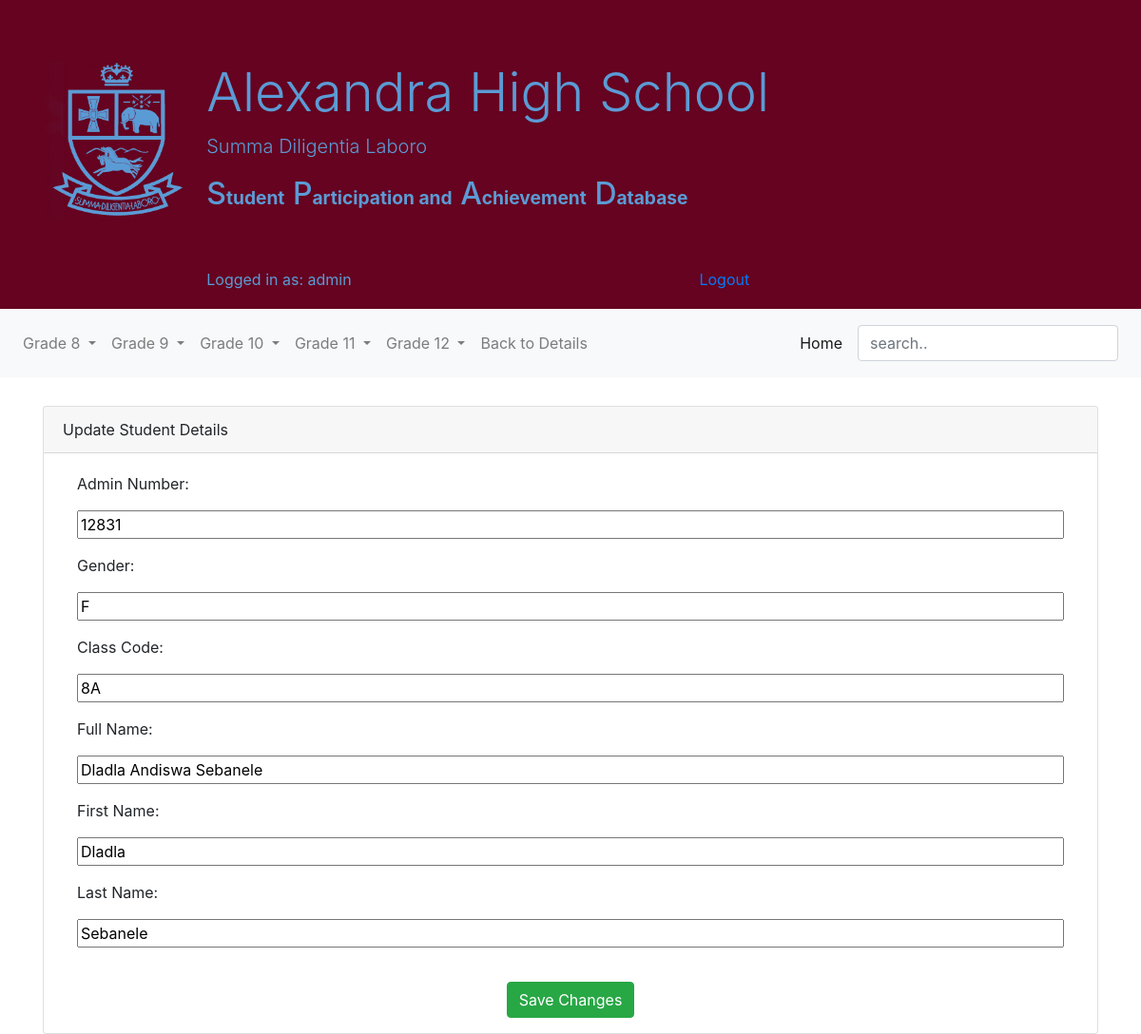
The page /student/details/12831/update/ (signed in) on the database as committed earlier.
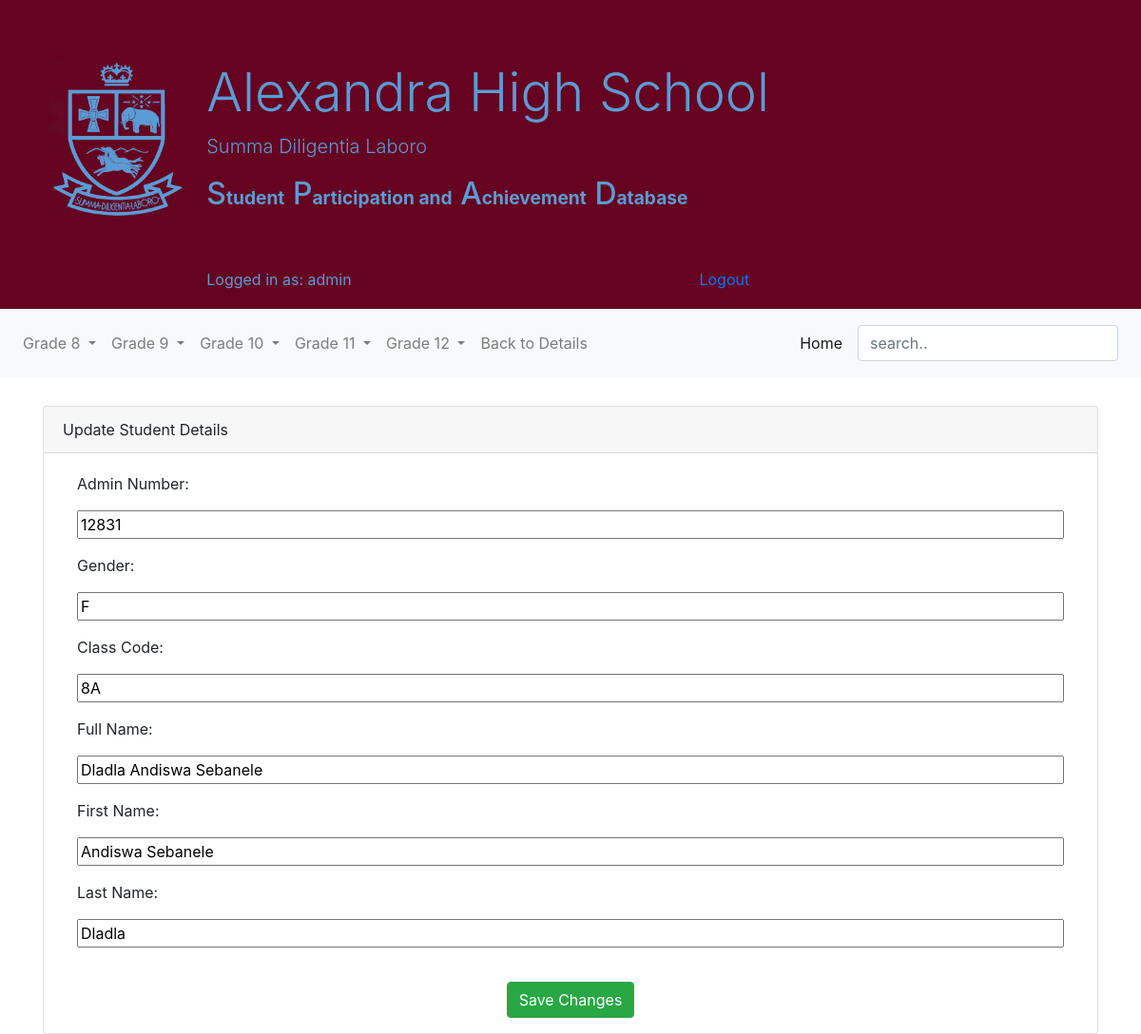
The same page on the database as committed later.
### students/models.py (models this page shows, shortened)
class Student(models.Model):
    student_admno = models.IntegerField(primary_key=True, verbose_name='Admin Number')
    student_gender = models.CharField(max_length=10, verbose_name='Gender')
    student_classcode = models.CharField(max_length=10, verbose_name='Class Code')
    student_grade = models.IntegerField(null=True,verbose_name='Grade')
    student_class_designation = models.CharField(null=True,max_length=1,verbose_name='Class Designation')
    student_fullname = models.CharField(max_length=200, verbose_name='Full Name')
    student_firstname = models.CharField(max_length=50, verbose_name='First Name')
    student_lastname = models.CharField(max_length=50, verbose_name='Last Name')

### students/views.py (the view)
# urls.py: path('details/<int:student_admno>/update/',views.update_student, name="student_update"),
def update_student(request, student_admno):
    if not request.user.is_authenticated:
        return render(request, 'students/login_form.html')
    else:
        username = request.user.username
        student = Student.objects.get(pk=student_admno)
        if request.method =='POST':
            form = StudentForm(request.POST, instance=student)
            if form.is_valid():
                form.save()
                template = 'students/profile_details.html'
                return render(request, template, {'student':student, 'template':template})
            else:
                form = StudentForm(instance=student)
        else:
            form = StudentForm(instance=student)
        template = 'students/student_update_form.html'
        return render(request, template, {'form':form,'username':username, 'template':template})

### students/forms.py
class StudentForm(forms.ModelForm):
    class Meta:
        model = Student
        fields = [
            'student_admno',
            'student_gender',
            'student_classcode',
            'student_fullname',
            'student_firstname',
            'student_lastname'
            ]

### templates/students/student_update_form.html (shortened to what this page needs)
{% extends 'base.html' %}
{% block content %}
<div class="container" style="padding-top:30px">
  <div class="class="row justify-content-center">
    <div class="col-6-md" style="">
      <div class="card">
        <div class="card-header">
          Update Student Details
        </div>
        <form class="form-horizontal" action="" method="post" enctype="multipart/form-data" style="padding-top:20px; margin-left:20px; margin-right:20px">
          {% for field in form %}
            <div class="form-group">
              <label class="control-lable col-sm-12">{{ field.label_tag }}</label>
              <div class="col-sm-12">{{ field }}</div>
            </div>
            {% endfor %}
            <div class="form-group">
              <div class="col-sm-offset-2 col-sm-12 text-center" style="padding-top:20px">
                <button type="submit" class="btn btn-success" >Save Changes</button>
              </div>
            </div>
        </form>
      </div>
    </div>
  </div>
</div>
{% endblock %}

Rows that differ between the two databases and show on the page:
changed Student "Dladla Andiswa Sebanele": student_firstname "Dladla" → "Andiswa Sebanele"; student_lastname "Sebanele" → "Dladla"
